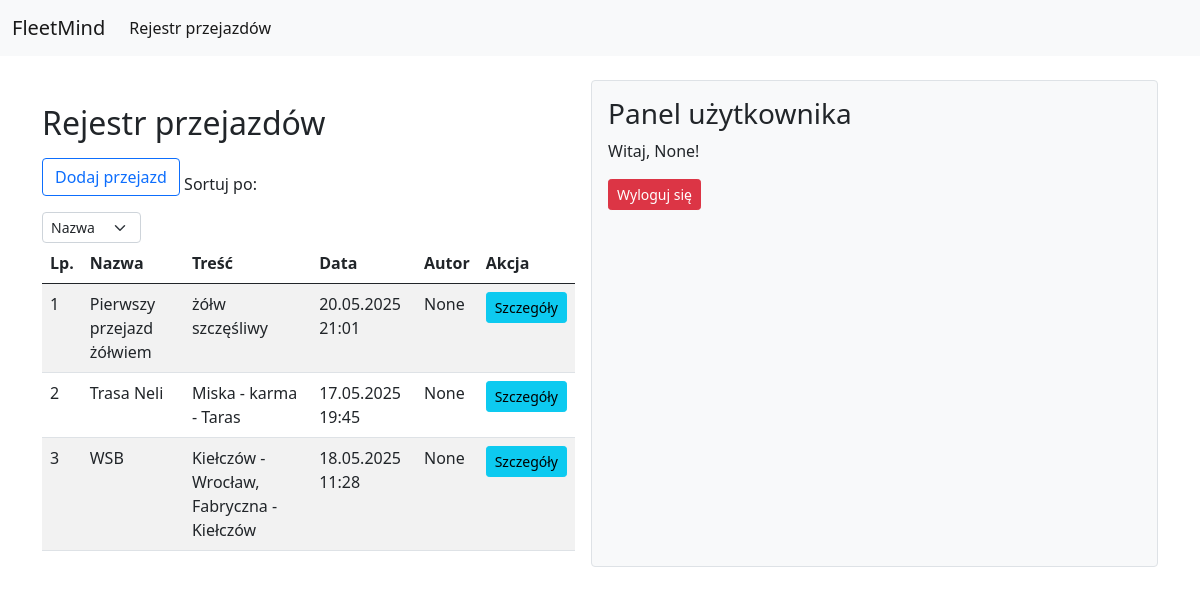
The page /posts/ (signed in) on the database its author committed.
### Fleet/models.py (models this page shows, shortened)
class Post(models.Model):
    title = models.CharField(
        max_length=200,
        help_text="Tytuł posta (maks. 200 znaków)"
    )
    content = models.TextField(
        help_text="Treść posta"
    )
    create_at = models.DateTimeField(
        auto_now_add=True,
        help_text="Data i czas utworzenia posta (ustawiane automatycznie)"
    )
    author = models.ForeignKey(
        User,
        on_delete=models.CASCADE,
        help_text="Autor posta (odniesienie do modelu User)"
    )
    distance = models.FloatField(
        blank=True,
        null=True,
        help_text="Dystans (np. w kilometrach); pole opcjonalne"
    )
    start_location = models.CharField(
        max_length=255,
        blank=True,
        null=True,
        help_text="Punkt początkowy podróży; pole opcjonalne"
    )
    end_location = models.CharField(
        max_length=255,
        blank=True,
        null=True,
        help_text="Punkt końcowy podróży; pole opcjonalne"
    )
    travel_time = models.DurationField(
        blank=True,
        null=True,
        help_text="Czas podróży; pole opcjonalne"
    )
    vehicle = models.CharField(
        max_length=100,
        blank=True,
        null=True,
        help_text="Informacja o pojeździe; pole opcjonalne"
    )

class Profile(models.Model):
    user = models.OneToOneField(User, on_delete=models.CASCADE)
    display_name = models.CharField(max_length=50, blank=True, null=True)

### Fleet/views/post_views.py (the view)
# urls.py: path('posts/', post_list, name='post_list'),
@login_required
def post_list(request):
    sort_field = request.GET.get('sort', 'title')
    direction = request.GET.get('direction', 'asc')
    order_prefix = '' if direction == 'asc' else '-'
    posts = Post.objects.all().order_by(order_prefix + sort_field)
    return render(request, 'Fleet/post_list.html', {
        'posts': posts,
        'current_sort': sort_field,
        'current_direction': direction,
    })

### Fleet/templates/Fleet/post_list.html (shortened to what this page needs)
{% extends "Fleet/base.html" %}
{% load static %}
{% block content %}
<div class="mt-4">
  <h2 class="mb-3">Rejestr przejazdów</h2>
  <a class="btn btn-outline-primary mb-3" href="{% url 'create_post' %}">Dodaj przejazd</a>
  <label for="sortSelect">Sortuj po:</label>
  <select id="sortSelect" class="form-select form-select-sm" style="width: auto;">
    <option value="title">Nazwa</option>
  </select>
  <table id="ridesTable" class="table table-striped table-hover">
    <thead>
      <tr>
        <th>Lp.</th>
        <th>Nazwa</th>
        <th>Treść</th>
        <th>Data</th>
        <th>Autor</th>
        <th>Akcja</th>
      </tr>
    </thead>
    <tbody>
      {% for post in posts %}
      <tr id="post-{{ post.id }}">
        <td>{{ forloop.counter }}</td>
        <td>{{ post.title }}</td>
        <td>{{ post.content }}</td>
        <td>{{ post.create_at|date:"d.m.Y H:i" }}</td>
        <td>{{ post.author.profile.display_name }}</td>
        <td>
          <button class="btn btn-sm btn-info" data-bs-toggle="modal" data-bs-target="#detailModal"
                  data-id="{{ post.id }}">
            Szczegóły
          </button>
        </td>
      </tr>
      {% empty %}
      <tr>
        <td colspan="6" class="text-center">Brak przejazdów.</td>
      </tr>
      {% endfor %}
    </tbody>
  </table>
</div>
{% endblock %}

### Fleet/templates/Fleet/base.html (shortened to what this page needs)
<!doctype html>
<html lang="pl">
{% load static %}
  <head>
    <link href="https://cdnjs.cloudflare.com/ajax/libs/bootstrap/5.0.2/css/bootstrap.min.css" rel="stylesheet">
    <link rel="stylesheet" href="https://cdn.datatables.net/1.13.4/css/jquery.dataTables.min.css" />
    <link rel="stylesheet" type="text/css" href="{% static 'css/style.css' %}">
    <link rel="stylesheet" href="https://cdn.jsdelivr.net/npm/bootstrap-icons/font/bootstrap-icons.css">
  </head>
  <body>
    <nav class="navbar navbar-expand-lg navbar-light bg-light">
      <div class="container-fluid">
        <a class="navbar-brand" href="{% url 'post_list' %}">FleetMind</a>
        <div class="collapse navbar-collapse" id="navbarNavDropdown">
          <ul class="navbar-nav">
            <li class="nav-item">
              <a class="nav-link active" aria-current="page" href="{% url 'post_list' %}">Rejestr przejazdów</a>
            </li>
          </ul>
        </div>
      </div>
    </nav>
    <div class="container d-flex mt-4">
      <div class="main-content flex-grow-1">
        {% block content %}{% endblock %}
      </div>
      {% block sidebar %}
      <div class="user-panel ms-3 p-3 bg-light border rounded" style="width: 250px;">
        {% if user.is_authenticated %}
          <h3>Panel użytkownika</h3>
          <p>Witaj, {{ user.profile.display_name }}!</p>
          <form method="post" action="{% url 'logout' %}">
            <button type="submit" class="btn btn-danger btn-sm">Wyloguj się</button>
          </form>
        {% else %}
          <p><a href="{% url 'login' %}" class="btn btn-success">Zaloguj się</a></p>
        {% endif %}
      </div>
      {% endblock %}
    </div>
  </body>
</html>

### Fleet/static/css/style.css (style rules this page uses)
.container { display: flex; justify-content: space-between; }
.main-content { flex: 3; }
.user-panel { flex: 1; padding: 20px; background-color: #f8f9fa; border-left: 2px solid #ddd; min-width: 250px; }

### rows shown on the page
Post: title "Pierwszy przejazd żółwiem", content "żółw szczęśliwy", create_at "20.05.2025 21:01", author.profile.display_name "None"
Post: title "Trasa Neli", content "Miska - karma - Taras", create_at "17.05.2025 19:45", author.profile.display_name "None"
Post: title "WSB", content "Kiełczów - Wrocław, Fabryczna - Kiełczów", create_at "18.05.2025 11:28", author.profile.display_name "None"

### other values the page prints
{{ user.profile.display_name }} "None"
